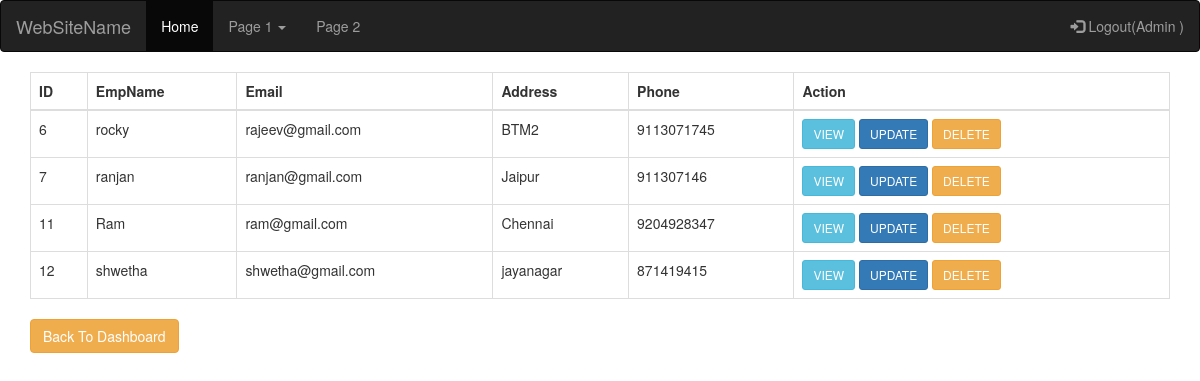
The page /crud/index (signed in) on the database its author committed.
### crud/models.py (models this page shows, shortened)
class Employee(models.Model):
    emp_name = models.CharField(max_length=100)
    emp_email = models.CharField(max_length=100, unique=True)
    address = models.CharField(max_length=250, default=None)
    phone = models.CharField(max_length=50, default=None)
    class Meta:
        db_table = 'employee'

### crud/views.py (the view)
@login_required(login_url='/sites/signin')   #decorator
def index(request):
    resultSet = Employee.objects.all()
    return render(request, 'crud/index.html', {'data': resultSet})

### crud/templates/crud/index.html (shortened to what this page needs)
{% extends 'layout.html' %}
{% block content %}
<table class="table table-bordered">
    <thead>
    <tr>
        <th>ID</th>
        <th>EmpName</th>
        <th>Email</th>
        <th>Address</th>
        <th>Phone</th>
        <th>Action</th>
    </tr>
    </thead>
    <tbody>
    {% for row in data %}
    <tr>
        <td>{{ row.id }}</td>
        <td>{{ row.emp_name }}</td>
        <td>{{ row.emp_email }}</td>
        <td>{{ row.address }}</td>
        <td>{{ row.phone }}</td>
        <td>
            <span>
                <a class="btn btn-info btn-sm" href="/crud/view/{{row.id}}">VIEW</a>
                <a class="btn btn-primary btn-sm" href="/crud/update/{{row.id}}">UPDATE</a>
                <a class="btn btn-warning btn-sm delete" href="/crud/delete/{{row.id}}">DELETE</a>
            </span>
        </td>
    </tr>
    {% endfor %}
    </tbody>
</table>
<a class="btn btn-warning" href="/sites/signin">Back To Dashboard</a>
{% endblock %}

### company/templates/layout.html (shortened to what this page needs)
<!DOCTYPE html>
<html lang="en">
<head>
  <link rel="stylesheet" href="https://maxcdn.bootstrapcdn.com/bootstrap/3.3.7/css/bootstrap.min.css">
</head>
<body>
<nav class="navbar navbar-inverse">
  <div class="container-fluid">
    <div class="navbar-header">
      <a class="navbar-brand" href="#">WebSiteName</a>
    </div>
    <ul class="nav navbar-nav">
      <li class="active"><a href="#">Home</a></li>
      <li class="dropdown"><a class="dropdown-toggle" data-toggle="dropdown" href="#">Page 1 <span class="caret"></span></a>
      </li>
      <li><a href="#">Page 2</a></li>
    </ul>
    <ul class="nav navbar-nav navbar-right">
      {% if request.user.username %}
      <li><a href="{% url 'logout' %}"><span class="glyphicon glyphicon-log-in"></span> Logout({{request.user.username}}  )</a></li>
      {% else %}
      <li><a href="{% url 'signup' %}"><span class="glyphicon glyphicon-user"></span> Sign Up</a></li>
      <li><a href="{% url 'signin' %}"><span class="glyphicon glyphicon-log-in"></span> Sign In</a></li>
      {% endif %}
    </ul>
  </div>
</nav>
<div class="container">
    {% block content %}
    {% endblock %}
</div>
</body>
</html>

### rows shown on the page
Employee: id "6", emp_name "rocky", emp_email "rajeev@gmail.com", address "BTM2", phone "9113071745"
Employee: id "7", emp_name "ranjan", emp_email "ranjan@gmail.com", address "Jaipur", phone "911307146"
Employee: id "11", emp_name "Ram", emp_email "ram@gmail.com", address "Chennai", phone "9204928347"
Employee: id "12", emp_name "shwetha", emp_email "shwetha@gmail.com", address "jayanagar", phone "871419415"

### other values the page prints
{{ request.user.username }} "Admin"
